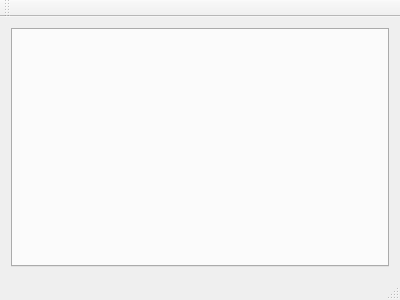
<?xml version="1.0" encoding="UTF-8"?>
<ui version="4.0">
 <class>FdtMainGui</class>
 <widget class="QMainWindow" name="FdtMainGui">
  <property name="geometry">
   <rect>
    <x>0</x>
    <y>0</y>
    <width>400</width>
    <height>300</height>
   </rect>
  </property>
  <property name="windowTitle">
   <string>FdtMainGui</string>
  </property>
  <widget class="QWidget" name="centralWidget">
   <layout class="QVBoxLayout" name="verticalLayout">
    <item>
     <widget class="QTabWidget" name="tabWidget">
      <property name="currentIndex">
       <number>-1</number>
      </property>
     </widget>
    </item>
   </layout>
  </widget>
  <widget class="QMenuBar" name="menuBar">
   <property name="geometry">
    <rect>
     <x>0</x>
     <y>0</y>
     <width>400</width>
     <height>25</height>
    </rect>
   </property>
  </widget>
  <widget class="QToolBar" name="mainToolBar">
   <attribute name="toolBarArea">
    <enum>TopToolBarArea</enum>
   </attribute>
   <attribute name="toolBarBreak">
    <bool>false</bool>
   </attribute>
  </widget>
  <widget class="QStatusBar" name="statusBar"/>
 </widget>
 <layoutdefault spacing="6" margin="11"/>
 <resources/>
 <connections/>
</ui>
